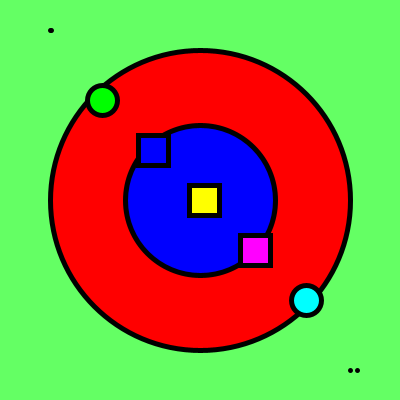
Frame 1 (no input)
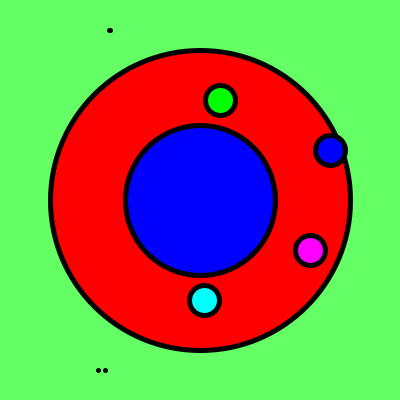
Frame 60 (the mouse pressed at the canvas centre just before this capture)
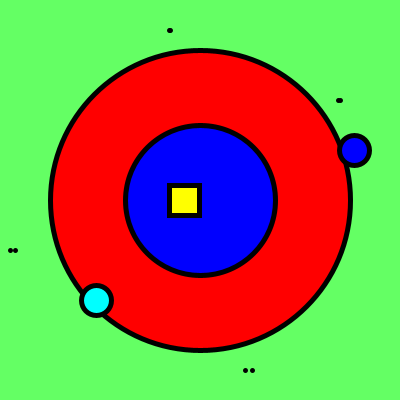
Frame 120 (the mouse held since frame 60 and released just before this capture)

The Processing sketch that drew these frames (run headless with seeded random() and noise(); from frame 60 on, the mouse is pressed at the canvas centre):

// Processing sketch: processing_145886
// ── processing_145886.pde

//ICE 21
//Copyright Miranda Jacoby 2014 All Rights Reserved
float distRed, distBlue;

int [] x = { 50, 100, 150, 200, 250, 300, 350};
int [] y = { 30, 100, 150, 200, 250, 300, 370 };
int [] speed = { 1, 2, 3, 4, 5, 6, 7};

color [] colorList = 
{
color( 0, 0, 0),  
color( 0, 255, 0),  
color( 0, 0, 255 ),  
color( 255, 255, 0),  
color( 255,   0, 255),  
color(   0, 255, 255),  
color( 255, 255, 255),    
};

int vel;
int spd;
int diam = 30;
int reddiam = 300;
int bludiam = 150;

void setup()
{
  size(400, 400);
  rectMode(CENTER);
  strokeWeight(5);
}

void draw()
{
 background(100, 255, 100); 
 
 //red circle
 //noStroke();
 fill(255, 0, 0);
 ellipse(width/2, height/2, reddiam, reddiam);

 //blue circle
 fill(0, 0, 255);
  ellipse(width/2, height/2, bludiam, bludiam);
 
 drawShapes();
 bounce();
 move();
}

void drawShapes()
{
    for (int i = 0; i < x.length; i++ )
   {
     design(x[i], y[i], colorList[i]);
   }
 }
  
void design( float xpos, float ypos, color fill)
{

  point(xpos, ypos);
}

void move()
{
  for (int i = 0; i < x.length; i ++)
  {
 distRed = dist(x[i], y[i], (width/2), (height/2) );
 distBlue = dist(x[i], y[i], (width/2) , (height/2) );
  if ( distBlue < (bludiam/2) + (diam/2))//(x[i] < distRed && y[i] < distRed)
  {
  fill(colorList[i]);
  rect(x[i], y[i], diam, diam);
  }
 else if ( distRed  < (reddiam/2) + (diam/2))
 //(x[i] < distBlue && y[i] < distBlue)
 {
  fill(colorList[i]);
  ellipse(x[i], y[i], diam, diam);
 }
 
 else
 {
   point(x[i], y[i]);
 }
  }
}


void bounce ()
{
    for (int i = 0; i < x.length; i ++)
  {
    x[i] += speed[i] ; 
    if (    x[i] >= width + diam ||
            x[i] < - diam + 2 )
    {
       speed[i] = -speed[i]; 
    }
    
//  spd = int(speed[i]);  
//  vel = spd + int(x[i]);
//   if (vel > width )//- wd* .5)
//   {
//     spd = -spd; // move left
//   }
//    //else if( x < 0 + wd* .5 ) 
//  //{
//   // dx = -dx;
//  //}
//    else if( vel <  0)//wd* .5 ) 
//   {
//     spd = -spd;  // move right
//   }
}
}
